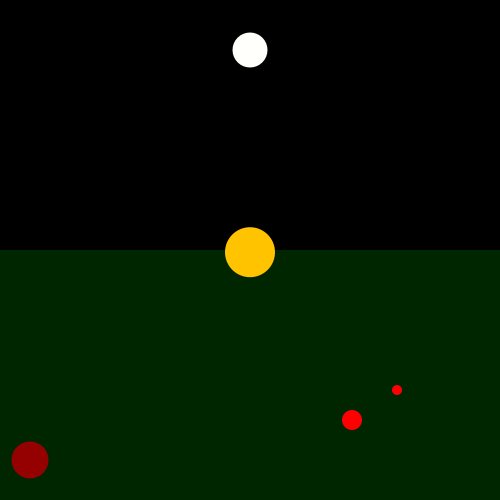
Frame 1 (no input)
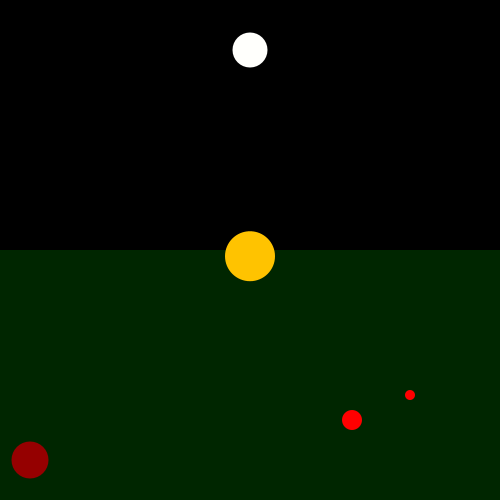
Frame 60 (the mouse pressed at the canvas centre just before this capture)
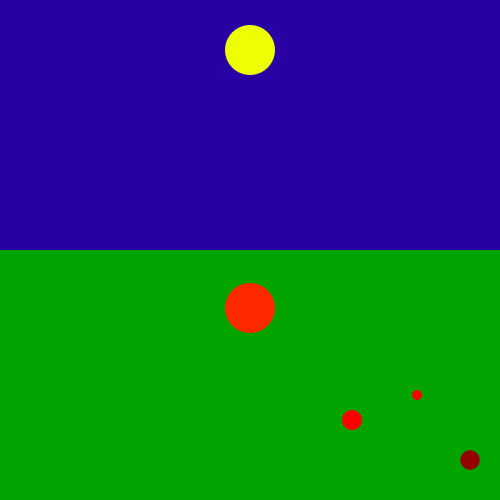
Frame 120 (the mouse held since frame 60 and released just before this capture)

The Processing sketch that drew these frames (run headless with seeded random() and noise(); from frame 60 on, the mouse is pressed at the canvas centre):

// Processing sketch: processing_122628
// ── processing_122628.pde

float counter;
float zaehler;

void setup()
{
 size(500,500);
 colorMode(HSB, 360,100,100);
 

}

void draw()
{
  pushMatrix();
        noStroke();
        float mx = map(mouseX,0,500,0,23);
        


    if (mx >=0){   fill(255,100,0);}
    if (mx >=1){   fill(255,100,00);}
    if (mx >=2){    fill(255,100,0);}
    if (mx>=3){   fill(255,100,0); }
    if (mx >=4){     fill(255,100,0); }
    if (mx >=5){ fill(255,100,10); }
    if (mx >=6){     fill(255,100,15); }
    if (mx >=7){    fill(255,100,20); }
    if (mx >=8){  fill(255,100,25); }
    if (mx >=9){   fill(255,100,35);}
    if (mx >=10){   fill(255,100,55); }
    if (mx >=11){ fill(255,100,64); }
    if (mx >=12){ fill(255,100,73); }
    if (mx >=13){   fill(255,100,82); }
    if (mx >=14){   fill(255,100,91); }
    if (mx >=15){  fill(255,100,100); }
    if (mx >=16){  fill(255,100,90);}
    if (mx >=17){  fill(255,100,60); }
    if (mx >=18){  fill(255,100,30);}
    if (mx >=19){   fill(255,100,20);}
    if (mx >=20){    fill(255,100,15);} 
    if (mx >=21){   fill(255,100,10); }
    if (mx >=22){   fill(255,100,5);}
    if (mx >=23){  fill(255,100,0); }
    
    
    rect(0,-250,1000,1000);
    
popMatrix();


 translate(width/2,height/2);
  float ho = map (mx,0,23,0,360);
  
   pushMatrix();
   rotate(radians(ho));
   translate(0,200);
    fill(#EDFF00);
    ellipse(0,0,50,50);
    
    translate(0,-400); 
    fill(#FFFFFC);
    ellipse(0,0,35,35);  
popMatrix();

pushMatrix();
 float e= map(mouseX,0,500,0,23);
 
 if (e >=0){   fill(120,100,15);}
    if (e >=1){   fill(120,100,15);}
    if (e >=2){    fill(120,100,15);}
    if (e>=3){   fill(120,100,15); }
    if (e >=4){     fill(120,100,15); }
    if (e >=5){ fill(120,100,15); }
    if (e >=6){     fill(120,100,15); }
    if (e >=7){    fill(120,100,20); }
    if (e >=8){  fill(120,100,25); }
    if (e >=9){   fill(120,100,35);}
    if (e >=10){   fill(120,100,55); }
    if (e >=11){ fill(120,100,64); }
    if (e >=12){ fill(120,100,73); }
    if (e >=13){   fill(120,100,82); }
    if (e >=14){   fill(120,100,91); }
    if (e >=15){  fill(120,100,100); }
    if (e >=16){  fill(120,100,90);}
    if (e >=17){  fill(120,100,60); }
    if (e >=18){  fill(120,100,30);}
    if (e >=19){   fill(120,100,20);}
    if (e >=20){    fill(120,100,15);} 
    if (e >=21){   fill(120,100,15); }
    if (e >=22){   fill(120,100,15);}
    if (e >=23){  fill(120,100,15); }
    

rect(-250,0,500,500);
popMatrix();

pushMatrix();


if (mx >=0 && mx <=1) {  counter +=0.1/2; translate(0,   sin(counter)*44); fill(46,100,100); }
    if (mx>1&& mx <=2){  counter +=0.08/2; translate(0,  sin(counter)*37); fill(51,100,100);}
    if (mx >=2&& mx <=3){  counter +=0.065/2; translate(0, sin(counter)*25); fill(55,100,100); }
    if (mx >=3&& mx <=4){  counter +=0.05/2; translate(0,  sin(counter)*14);fill(60,100,100);  }
    if (mx >=4&& mx <=5){  counter +=0.02/2; translate(0,  sin(counter)*25); fill(54,100,100);   }
    if (mx >=5&& mx <=6){  counter +=0.07/2; translate(0,  sin(counter)*30);fill(45,100,100);  }
    if (mx>=6&& mx <=7){  counter +=0.14/2; translate(0,  sin(counter)*50); fill(36,100,100); }
    if (mx >=7&& mx <=8){  counter +=0.165/2; translate(0, sin(counter)*75);  fill(27,100,100); }
    if (mx >=8&& mx <=9){  counter +=0.19/2; translate(0,  sin(counter)*87.5); fill(18,100,100);}
    if (mx >=9&& mx <=10){  counter +=0.265/2; translate(0, sin(counter)*95);  fill(9,100,100);}
    if (mx >=10&& mx <=11){  counter +=0.28/2; translate(0, sin(counter)*100); fill(0,100,100); }
    if (mx >=11&& mx <=12){  counter +=0.19/2; translate(0, sin(counter)*87.5);fill(10,100,100); }
    if (mx >=12&& mx <=13){  counter +=0.165/2; translate(0,sin(counter)*75);  fill(20,100,100); }
    if (mx >=13&& mx <=14){  counter +=0.155/2; translate(0,sin(counter)*60); fill(30,100,100); }
    if (mx >=14&& mx <=15){  counter +=0.145/2; translate(0,sin(counter)*55);  fill(40,100,100); }
    if (mx >=15&& mx <=16){  counter +=0.14/2; translate(0, sin(counter)*50); fill(50,100,100); }
    if (mx>=16&& mx <=17){  counter +=0.145/2; translate(0,sin(counter)*55); fill(40,100,100); }
    if (mx >=17&& mx <=18){  counter +=0.155/2; translate(0,sin(counter)*60); fill(30,100,100);  }
    if (mx >=18&& mx <=19){  counter +=0.160/2; translate(0,sin(counter)*65); fill(22,100,100); }
    if (mx >=19&& mx <=20){  counter +=0.163/2; translate(0,sin(counter)*70); fill(18,100,100); }
    if (mx>=20&& mx <=21){  counter +=0.165/2; translate(0,sin(counter)*75); fill(15,100,100); } 
    if (mx >=21&& mx <=22){  counter +=0.163/2; translate(0,sin(counter)*65);  fill(32,100,100); }
    if (mx>=22&& mx <=23){  counter +=0.155/2; translate(0,sin(counter)*60);  fill(37,100,100); }
    if (mx >=23&& mx <=0){  counter +=0.14/2; translate(0, sin(counter)*50);  fill(42,100,100);}
   

  ellipse(0,0,50,50);
  
  
  
    popMatrix();


pushMatrix();

//1.Reihge Sek
    translate(-250,50);
zaehler += 0.02;
float h = map(sin(zaehler), -1, 1, 0, 360);

//{if ( mousePressed )
//{fill(#FFAF00);}
//else
//{    ;}

fill(#FF0000);
if  (second()==0)
  {
   
    ellipse(20,90,10,10);}
     if  (second()==1)
  {
    
  ellipse(30,95,10,10);}
  if  (second()==2)
  {
    
  ellipse(37,95,10,10); }
  if  (second()==3)
  {
    
  ellipse(44,95,10,10); }
  if  (second()==4)
  {
    
 ellipse(51,95,10,10);}
  if  (second()==5)
  {
    
  ellipse(58,95,10,10); }
  if  (second()==6)
  {
    
  ellipse(65,95,10,10);} 
  if  (second()==7)
  {
    
  ellipse(72,95,10,10); }
  if  (second()==8)
  {
    
 ellipse(79,95,10,10); }
  if  (second()==9)
  {
    
 ellipse(86,95,10,10);
  }
  
  
  
  
  
 if  (second()==10)
  {
   
 ellipse(95,90,10,10);}
 
 if  (second()==11)
  {
    
   ellipse(105,95,10,10);}
   if  (second()==12)
  {
    
  ellipse(112,95,10,10); }
  if  (second()==13)
  {
   
  ellipse(119,95,10,10);}
  if  (second()==14)
  {
    
  ellipse(126,95,10,10);}
  if  (second()==15)
  {
   
  ellipse(133,95,10,10); }
  if  (second()==16)
  {
    
  ellipse(140,95,10,10); }
  if  (second()==17)
  {
  
  ellipse(147,95,10,10); }
  if  (second()==18)
  {
   
 ellipse(154,95,10,10); }
  if  (second()==19)
  {
    
  ellipse(161,95,10,10);}
  
  
  if  (second()==20)
  {
   
 ellipse(170,90,10,10); }
 if  (second()==21)
  {
    
  ellipse(180,95,10,10);}
  if  (second()==22)
  {
   
  ellipse(187,95,10,10); }
  if  (second()==23)
  {
    
  ellipse(194,95,10,10);}
  if  (second()==24)
  {
   
  ellipse(201,95,10,10);}
  if  (second()==25)
  {
    
  ellipse(208,95,10,10); }
  if  (second()==26)
  {
   
  ellipse(215,95,10,10); }
  if  (second()==27)
  {
    
 ellipse(222,95,10,10);}
 if  (second()==28)
  {
 
  ellipse(229,95,10,10); }
  if  (second()==29)
  {
   
 ellipse(236,95,10,10);
  }
  
  
  
 if  (second()==30)
  {
   
 ellipse(245,90,10,10);}
 if  (second()==31)
  {
    
  ellipse(255,95,10,10);}
   if  (second()==32)
  {
    
 ellipse(262,95,10,10); }
   if  (second()==33)
  {
    
  ellipse(269,95,10,10); }
   if  (second()==34)
  {

  ellipse(276,95,10,10);}
   if  (second()==35)
  {
    
  ellipse(283,95,10,10);} 
   if  (second()==36)
  {
    
  ellipse(290,95,10,10);} 
   if  (second()==37)
  {
    
  ellipse(297,95,10,10);} 
   if  (second()==38)
  {

  ellipse(304,95,10,10);} 
   if  (second()==39)
  {
    
  ellipse(311,95,10,10);}
  
  
  
   if  (second()==40)
  {
   
  
 ellipse(321,90,10,10); }
  if  (second()==41)
  {
    
  ellipse(331,95,10,10);}
   if  (second()==42)
  {
    
  ellipse(338,95,10,10);}
  if  (second()==43)
  {
   
  ellipse(345,95,10,10);} 
   if  (second()==44)
  {
    
  ellipse(352,95,10,10);}
   if  (second()==45)
  {
    
ellipse(359,95,10,10);} 
   if  (second()==46)
  {
    
 ellipse(366,95,10,10); }
   if  (second()==47)
  {
   
 ellipse(373,95,10,10);}
  if  (second()==48)
  {
    
  ellipse(380,95,10,10); }
   if  (second()==49)
  {
    
  ellipse(387,95,10,10);}



   if  (second()==50)
  {
    
  
 ellipse(397,90,10,10); }
  if  (second()==51)
  {
   
  ellipse(410,95,10,10);}
   if  (second()==52)
  {
    
  ellipse(417,95,10,10); }
   if  (second()==53)
  {
    
  ellipse(424,95,10,10);} 
   if  (second()==54)
  {
   
  ellipse(431,95,10,10);}
   if  (second()==55)
  {
   
  ellipse(438,95,10,10); }
   if  (second()==56)
  {
   
  ellipse(445,95,10,10); }
   if  (second()==57)
  {
    
 ellipse(452,95,10,10); }
   if  (second()==58)
  {
    
  ellipse(459,95,10,10); }
   if  (second()==59)
  {
   
ellipse(466,95,10,10);}
   if  (second()==60)
  {
  
  
 rect(475,90,5,20); }
  popMatrix();
  
 
 //2. Reihe Minute
translate(-250,75);
pushMatrix();


  fill(#FF0000);


 if  (minute()==0)
  
    
ellipse(20,90,20,20);
 if  (minute()==1)
  {
  ellipse(30,95,20,20);}
  if  (minute()==2)
  {
 ellipse(37,95,20,20);}
  if  (minute()==3)
  {
  ellipse(44,95,20,20); }
  if  (minute()==4)
  {
 ellipse(51,95,20,20);}
  if  (minute()==5)
  {
  ellipse(58,95,20,20); }
  if  (minute()==6)
  {
  ellipse(65,95,20,20); }
  if  (minute()==7)
  {
  ellipse(72,95,20,20); }
  if  (minute()==8)
  {
  ellipse(79,95,20,20); }
  if  (minute()==9)
  {
  ellipse(86,95,20,20);}
  
  
  
 if  (minute()==10)
  {
ellipse(95,90,20,20);}
 if  (minute()==11)
  {
  ellipse(105,95,20,20);}
  if  (minute()==12)
  {
  ellipse(112,95,20,20); }
  if  (minute()==13)
  {
  ellipse(119,95,20,20);}
 if  (minute()==14)
  { 
ellipse(126,95,20,20);}
  if  (minute()==15)
  {
 ellipse(133,95,20,20); }
  if  (minute()==16)
  {
  ellipse(140,95,20,20); }
  if  (minute()==17)
  {
  ellipse(147,95,20,20); }
  if  (minute()==18)
  {
  ellipse(154,95,20,20); }
  if  (minute()==19)
  {
 ellipse(161,95,20,20);
  }
 
 
 if  (minute()==20)
  {
 ellipse(170,90,20,20); }
 if  (minute()==21)
  {
 ellipse(180,95,20,20);}
  if  (minute()==22)
  {
  ellipse(187,95,20,20); }
  if  (minute()==23)
  {
 ellipse(194,95,20,20); }
  if  (minute()==24)
  {
  ellipse(201,95,20,20);}
  if  (minute()==25)
  {
  ellipse(208,95,20,20); }
  if  (minute()==26)
  {
  ellipse(215,95,20,20); }
  if  (minute()==27)
  {
  ellipse(222,95,20,20);}
 if  (minute()==28)
  { 
  ellipse(229,95,20,20); }
  if  (minute()==29)
  {
  ellipse(236,95,20,20);}
  
  
  
  if  (minute()==30)
  {
  
 ellipse(245,90,20,20); }
 if  (minute()==31)
  {
 ellipse(255,95,20,20);}
  if  (minute()==32)
  {
  ellipse(262,95,20,20); 
  }
  if  (minute()==33)
  {
  ellipse(269,95,20,20); }
  if  (minute()==34)
  {
ellipse(276,95,20,20);}
  if  (minute()==35)
  {
  ellipse(283,95,20,20);}
  if  (minute()==36)
  {
  ellipse(290,95,20,20); }
  if  (minute()==37)
  {
  ellipse(297,95,20,20); }
  if  (minute()==38)
  {
  ellipse(304,95,20,20); }
  if  (minute()==39)
  {
  ellipse(311,95,20,20);}
  
  
  
  if  (minute()==40)
  {
  
ellipse(321,90,20,20); }
 if  (minute()==41)
  {
  ellipse(331,95,20,20);}
  if  (minute()==42)
  {
  ellipse(338,95,20,20);}
 if  (minute()==43)
  {
  ellipse(345,95,20,20); }
  if  (minute()==44)
  {
  ellipse(352,95,20,20);}
  if  (minute()==45)
  {
  ellipse(359,95,20,20);}
 if  (minute()==46)
  { 
 ellipse(366,95,20,20);}
 if  (minute()==47)
  { 
  ellipse(373,95,20,20); }
  if  (minute()==48)
  {
  ellipse(380,95,20,20); }
  if  (minute()==49)
  {
  ellipse(387,95,20,20);}
  
  
  
  if  (minute()==50)
  {
  
 ellipse(397,90,20,20); }
 if  (minute()==51)
  {
  ellipse(410,95,20,20);}
  if  (minute()==52)
  {
  ellipse(417,95,20,20); }
  if  (minute()==53)
  {
  ellipse(424,95,20,20); }
  if  (minute()==54)
  {
  ellipse(431,95,20,20);}
  if  (minute()==55)
  {
  ellipse(438,95,20,20); }
  if  (minute()==56)
  {
  ellipse(445,95,20,20); }
  if  (minute()==57)
  {
  ellipse(452,95,20,20);} 
  if  (minute()==58)
  {
  ellipse(459,95,20,20); }
  if  (minute()==59)
  {
  ellipse(466,95,20,20);}
  
  if  (minute()==60)
  {
  
 ellipse(475,90,20,20); 
  }
 
popMatrix();

//3.Reihe Stunde 

 pushMatrix();
  translate(+30,125);
  

fill(#950000);
{
if(mx>=0 && mx <=1){
 
ellipse(0,10,37,37);}

translate(+20,0);

 if(mx>=1 && mx <=2){
 
ellipse(20,10,35.5,35.5);}
 
 if(mx >=2  && mx <=3 ){
  
 ellipse(60,10,34,34); }
 if(mx>=3 && mx <=4){
   
 ellipse(100,10,32.5,32.5);}
 if(mx>=4 && mx <=5){
   
 ellipse(140,10,31,31);} 
 if(mx>=5 && mx <=6){
   
 ellipse(180,10,29.5,29.5); }
 if(mx>=6 && mx <=7){
  
 ellipse(220,10,28,28); }
 
 
 if(mx>=7 && mx <=8){
  
 ellipse(260,10,26.5,26.5); }
 if(mx>=8  && mx <=9){
   
 ellipse(300,10,24,24); }
  if(mx>=9 && mx <=10){
   
   ellipse(340,10,22.5,22.5); }
    if(mx>=10 && mx <=11){
  
 ellipse(380,10,21,21); }
 if(mx>=11 && mx <=12){
   
  ellipse(420,10,19.5,19.5);} 
    

    }


translate(-60,0);
 
 if(mx >=12 && mx <=13){
  
 ellipse(60,10,18,18); }
 if(mx>=13 && mx <=14){
   
 ellipse(100,10,16.5,16.5);}
 if(mx>=14 && mx <=15){
   
 ellipse(140,10,15,15);} 
 if(mx>=15 && mx <=16){
   
 ellipse(180,10,13.5,13.5); }
 if(mx>=16 && mx <=17){
  
 ellipse(220,10,12,12); }
 
 
 if(mx>=17 && mx <=18){
  
 ellipse(260,10,10.5,10.5); }
 if(mx>=18  && mx <=19){
   
 ellipse(300,10,9,9); }
  if(mx>=19 && mx <=20){
   
   ellipse(340,10,7.5,7.5); }
    if(mx>=20 && mx <=21){
  
 ellipse(380,10,5,5); }
 if(mx>=21 && mx <=22){
   
   ellipse(420,10,3.5,3.5);}
  
   if(mx>=22 && mx <=23){
   
 ellipse(460,10,2,2);

 
 }
 popMatrix();
 


}
